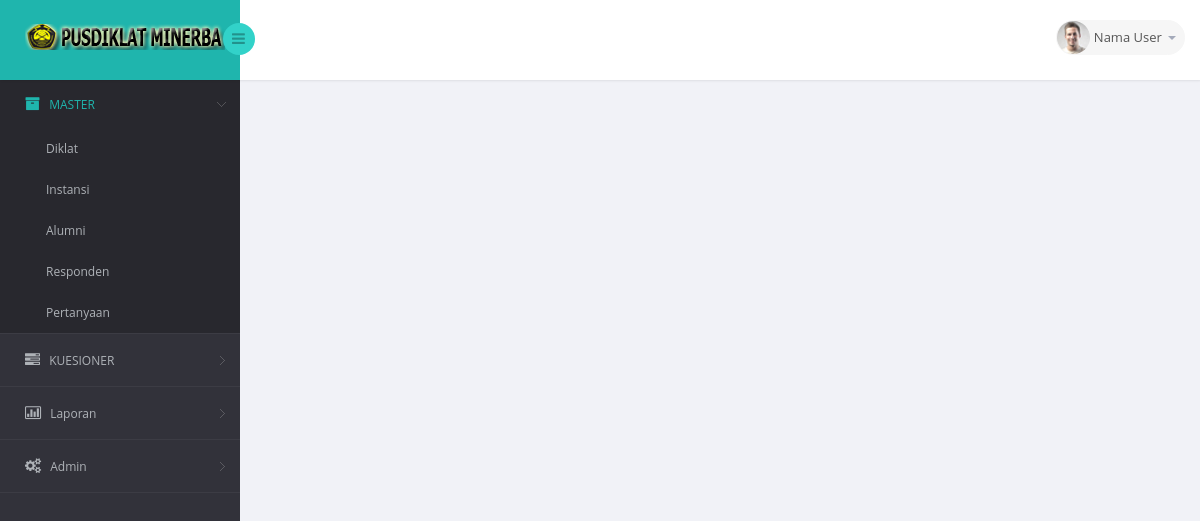
The page / on the database its author committed.
### tables this page shows
CREATE TABLE `menu` (
  `menu_id` smallint(6) NOT NULL DEFAULT '0',
  `menu_group` varchar(30) DEFAULT NULL,
  `menu_name` varchar(50) DEFAULT NULL,
  `menu_parent` smallint(6) DEFAULT NULL,
  `url` varchar(100) DEFAULT NULL,
  `hide` smallint(6) DEFAULT NULL,
  `policy` varchar(50) DEFAULT '',
  `icon` varchar(30) DEFAULT NULL,
  PRIMARY KEY (`menu_id`)
);

### application/libraries/template.php (called while the page is built, shortened)
<?php if ( ! defined('BASEPATH')) exit('No direct script access allowed');
class template
{
	function load($setting)
	{
		$ci = & get_instance();
		$temp['inc_header']		= $ci->load->view('template/inc_header',$setting['page'],true);
		$temp['header']			= $ci->load->view('template/header',isset($setting['header'])?$setting['header']:'',true);
		$temp['sidebar_left']	= $ci->load->view('template/sidebar_left',$setting['sd_left'],true);
		$temp['sidebar_right']	= $ci->load->view('template/sidebar_right',isset($setting['sd_right'])?$setting['sd_right']:'',true);
		$temp['inc_footer']		= $ci->load->view('template/inc_footer',$setting['page'],true);
		return $temp;
	}
}
?>

### application/controllers/home.php (called while the page is built, shortened)
<?php if ( ! defined('BASEPATH')) exit('No direct script access allowed');
class Home extends CI_Controller {
	function index()
	{
		$setting			= array();
		$setting['sd_left']	= array('cur_menu'	=> "MASTER");
		$setting['page']	= array('pg_aktif'	=> "");
		$template			= $this->template->load($setting);
	}
}

### index.php (called while the page is built, shortened)
<?php
require_once BASEPATH.'core/CodeIgniter.php';

### application/models/mgeneral.php (called while the page is built, shortened)
<?php if ( ! defined('BASEPATH')) exit('No direct script access allowed');
class mgeneral extends CI_Model
{
	function getWhere($where,$tabel,$order_field="",$order_tipe="",$limit="",$limitend="") {
		$this->db->where($where);
		if($order_field!=""){ $this->db->order_by($order_field,$order_tipe); }
		return $this->db->get($tabel)->result();
	}
}

### application/views/template/sidebar_left.php (the view)
   <?php
	$menu	= $this->mgeneral->getWhere(array('hide'=>"0"),"menu","menu_id","ASC");
	foreach($menu as $m):
		if($m->menu_parent==""):
			$menuUtama[] = $m;
		else:
			$subMenu[$m->menu_parent][] = $m;
		endif;
	endforeach;
?>
   <aside>
   	<div id="sidebar" class="nav-collapse">
           <div class="leftside-navigation">
               <ul class="sidebar-menu" id="nav-accordion">
				<?php foreach($menuUtama as $mu):
					if(count($subMenu[$mu->menu_id])!=0):
						$clsMenu = "sub-menu";
						$link	 = "javascript:;";
					else:
						$clsMenu = "";
						$link	 = base_url()."".$mu->url;
					endif;
				?>
					<li class="<?=$clsMenu?>">
                       	<?php if($cur_menu==$mu->menu_group): $aktif='class="active"'; else: $aktif=""; endif; ?>
                           <a href="<?=$link?>" <?=$aktif?> ><i class="fa <?=$mu->icon?>"></i> <span><?=$mu->menu_name?></span></a>
                           <?php
							if($clsMenu!=""):
								echo '<ul class="sub">';
								foreach($subMenu[$mu->menu_id] as $sm):
						?>
                           			<li><a href="<?=base_url()."".$sm->url?>"><?=$sm->menu_name?></a></li>
                           <?php
								endforeach;
								echo '</ul>';
							endif;
						?>
                       </li>
				<?php endforeach;?>
               </ul>
           </div>
       </div>
   </aside>

### rows shown on the page
menu: menu_name "MASTER"
menu: menu_name "Diklat"
menu: menu_name "Instansi"
menu: menu_name "Alumni"
menu: menu_name "Responden"
menu: menu_name "Pertanyaan"
menu: menu_name "KUESIONER"
menu: menu_name "Laporan"
menu: menu_name "Admin"
